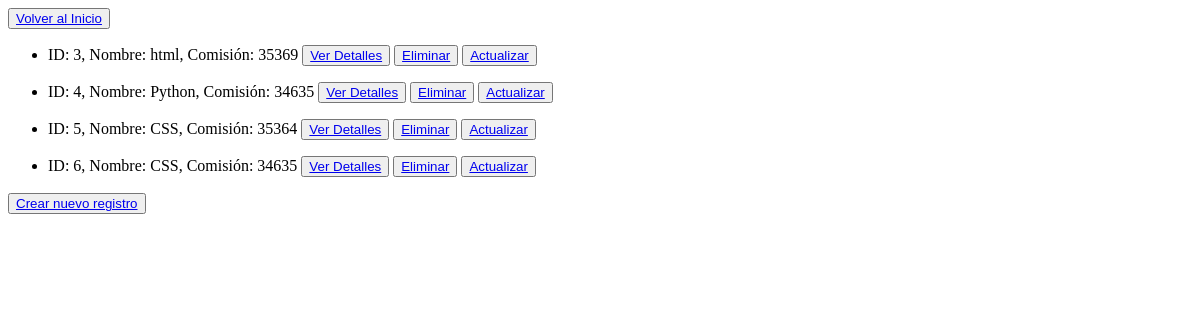
Before: /curso_list/ (signed in) with the older database file.
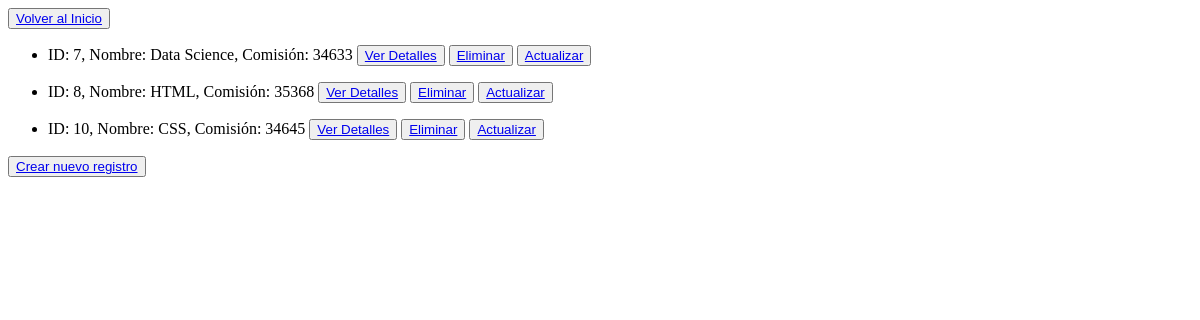
After: the same page with the newer database file.
### AppCoder/models.py (models this page shows)
class Curso(models.Model):
    nombre = models.CharField(max_length=40)
    comision = models.IntegerField()
    def __str__(self):
        return f'ID: {self.id}, Nombre: {self.nombre}, Comisión: {self.comision}'

### AppCoder/views.py (the view)
# urls.py: path("curso_list/", views.CursoList.as_view(), name='List'),
class CursoList(LoginRequiredMixin, ListView): ## LoginRequiredMixin es una clase que valida que el usuario haya iniciado sesión antes de ejecutar la vista
    model = Curso
    template_name = 'AppCoder/curso_list.html'

### AppCoder/templates/AppCoder/curso_list.html
<button>
    <a class="btn btn-primary" href="{% url 'Home' %}">Volver al Inicio</a>
</button>
{% for curso in  object_list %}
<ul>
    <li>
        {{curso}}
        <button>
                <a href= {% url 'Detail' curso.id %}> Ver Detalles </a>
        </button>
        <button>
            <a href= {% url 'Delete' curso.id %}> Eliminar </a>
        </button>
        <button>
            <a href= {% url 'Update' curso.id %}> Actualizar </a>
        </button>
    </li>
</ul>
{% endfor %}
<button>
    <a href= {% url 'Create' %}> Crear nuevo registro</a>
</button>

Changed rows visible on the page:
removed Curso: id+nombre+comision "ID: 3, Nombre: html, Comisión: 35369"
removed Curso: id+nombre+comision "ID: 4, Nombre: Python, Comisión: 34635"
removed Curso: id+nombre+comision "ID: 5, Nombre: CSS, Comisión: 35364"
removed Curso: id+nombre+comision "ID: 6, Nombre: CSS, Comisión: 34635"
added Curso: id+nombre+comision "ID: 7, Nombre: Data Science, Comisión: 34633"
added Curso: id+nombre+comision "ID: 8, Nombre: HTML, Comisión: 35368"
added Curso: id+nombre+comision "ID: 10, Nombre: CSS, Comisión: 34645"
